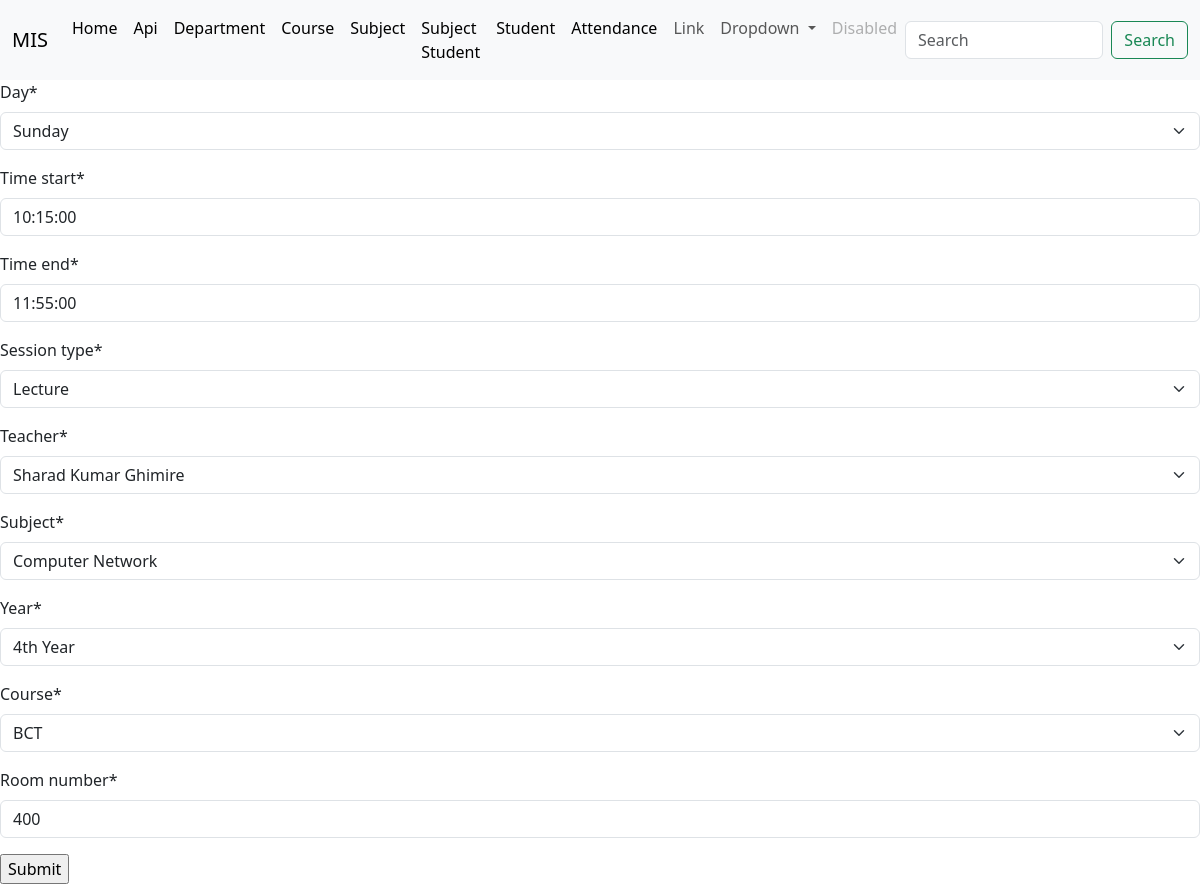
Screenshot of /routine_update/12 with the database file from the repository.
### api/models.py (models this page shows, shortened)
class Routine(models.Model):
    DAY_CHOICES = [
        ('sun', 'Sunday'),
        ('mon', 'Monday'),
        ('tue', 'Tuesday'),
        ('wed', 'Wednesday'),
        ('thu', 'Thursday'),
        ('fri', 'Friday'),
    ]
    SESSION_CHOICES = [
        ('lecture', 'Lecture'),
        ('lab', 'Lab'),
        ('tutorial', 'Tutorial'),
    ]
    day = models.CharField(max_length=3, choices=DAY_CHOICES)
    time_start = models.TimeField()
    time_end = models.TimeField()
    session_type = models.CharField(max_length=10, choices=SESSION_CHOICES)
    teacher = models.ForeignKey(Teacher, on_delete=models.CASCADE)
    subject = models.ForeignKey(Subject, on_delete=models.CASCADE)
    year = models.ForeignKey(Year, on_delete=models.CASCADE)
    course = models.ForeignKey(Course, on_delete=models.CASCADE)
    room_number = models.CharField(max_length=50)

### Home/views.py (the view)
# urls.py: path('routine_update/<int:id>', views.update_routine, name='routine_update'),
def update_routine(request, id):
    routine = Routine.objects.get(pk=id)
    if request.method == 'POST':
        form = RoutineForm(request.POST, instance=routine)
        if form.is_valid():
            form.save()
            messages.success(request, 'routine has been updated successfully')
            return redirect('/routine')
        else:
            messages.error(request, 'routine could not be updated')
    else:
        form = RoutineForm(instance=routine)
    context = {
        'form': form,
        'routine': routine
    }
    return render(request, 'update_routine.html', context)

### Home/forms.py
class RoutineForm(forms.ModelForm):
    class Meta:
        model = api.Routine
        fields = "__all__"

### api/models.py (called while the page is built)
    def __str__(self):
        return self.year

    def __str__(self):
        return self.name

    def __str__(self):
        return self.name

    def __str__(self):
        return self.name

### templates/update_routine.html (shortened to what this page needs)
{% extends 'base.html' %}
{%load crispy_forms_tags %}
{% block body %}
<form action = "" method = "post">
    {{form |crispy }}
    <input type="submit" value="Submit">
</form>
{% endblock body %}

### rows the page displays
Routine: day "Sunday", time_start "10:15:00", time_end "11:55:00", session_type "Lecture", teacher "Sharad Kumar Ghimire", subject "Computer Network", year "4th Year", course "BCT", room_number "400"
